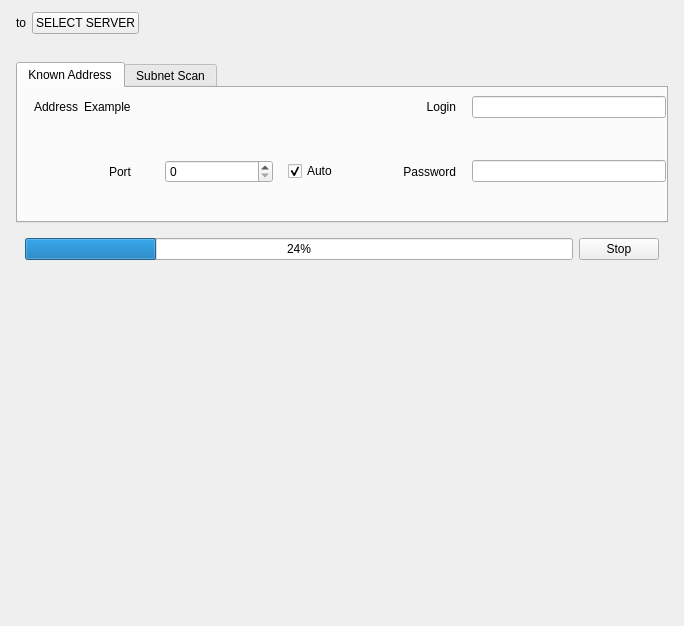
<?xml version="1.0" encoding="UTF-8"?>
<ui version="4.0">
 <class>DeviceAdditionDialog</class>
 <widget class="QDialog" name="DeviceAdditionDialog">
  <property name="geometry">
   <rect>
    <x>0</x>
    <y>0</y>
    <width>684</width>
    <height>626</height>
   </rect>
  </property>
  <property name="sizePolicy">
   <sizepolicy hsizetype="Preferred" vsizetype="Preferred">
    <horstretch>0</horstretch>
    <verstretch>0</verstretch>
   </sizepolicy>
  </property>
  <property name="windowTitle">
   <string>Device Add</string>
  </property>
  <layout class="QVBoxLayout" name="mainLayout">
   <property name="leftMargin">
    <number>0</number>
   </property>
   <property name="topMargin">
    <number>0</number>
   </property>
   <property name="rightMargin">
    <number>0</number>
   </property>
   <property name="bottomMargin">
    <number>0</number>
   </property>
   <item>
    <widget class="nx::client::desktop::Panel" name="serverChoosePanel" native="true">
     <layout class="QHBoxLayout" name="horizontalLayout">
      <property name="leftMargin">
       <number>16</number>
      </property>
      <property name="topMargin">
       <number>12</number>
      </property>
      <property name="rightMargin">
       <number>16</number>
      </property>
      <property name="bottomMargin">
       <number>12</number>
      </property>
      <item>
       <widget class="QLabel" name="toServerLabel">
        <property name="text">
         <string>to</string>
        </property>
       </widget>
      </item>
      <item>
       <widget class="QnChooseServerButton" name="selectServerMenuButton">
        <property name="focusPolicy">
         <enum>Qt::NoFocus</enum>
        </property>
        <property name="text">
         <string>SELECT SERVER</string>
        </property>
       </widget>
      </item>
      <item>
       <spacer name="horizontalSpacer_4">
        <property name="orientation">
         <enum>Qt::Horizontal</enum>
        </property>
        <property name="sizeHint" stdset="0">
         <size>
          <width>40</width>
          <height>20</height>
         </size>
        </property>
       </spacer>
      </item>
     </layout>
    </widget>
   </item>
   <item>
    <widget class="nx::client::desktop::AlertBar" name="serverOfflineAlertBar" native="true"/>
   </item>
   <item>
    <widget class="nx::client::desktop::Panel" name="searchPanel" native="true">
     <layout class="QVBoxLayout" name="verticalLayout_3">
      <property name="leftMargin">
       <number>16</number>
      </property>
      <property name="topMargin">
       <number>4</number>
      </property>
      <property name="rightMargin">
       <number>16</number>
      </property>
      <property name="bottomMargin">
       <number>14</number>
      </property>
      <item>
       <widget class="QTabWidget" name="tabWidget">
        <property name="sizePolicy">
         <sizepolicy hsizetype="MinimumExpanding" vsizetype="Preferred">
          <horstretch>0</horstretch>
          <verstretch>0</verstretch>
         </sizepolicy>
        </property>
        <property name="currentIndex">
         <number>0</number>
        </property>
        <widget class="QWidget" name="knownAddressesPage">
         <property name="sizePolicy">
          <sizepolicy hsizetype="Preferred" vsizetype="Preferred">
           <horstretch>0</horstretch>
           <verstretch>0</verstretch>
          </sizepolicy>
         </property>
         <attribute name="title">
          <string>Known Address</string>
         </attribute>
         <layout class="QGridLayout" name="gridLayout">
          <property name="leftMargin">
           <number>16</number>
          </property>
          <property name="topMargin">
           <number>8</number>
          </property>
          <property name="rightMargin">
           <number>0</number>
          </property>
          <property name="bottomMargin">
           <number>8</number>
          </property>
          <property name="horizontalSpacing">
           <number>16</number>
          </property>
          <item row="0" column="0">
           <widget class="QWidget" name="widget" native="true">
            <layout class="QHBoxLayout" name="horizontalLayout_8">
             <property name="leftMargin">
              <number>0</number>
             </property>
             <property name="topMargin">
              <number>0</number>
             </property>
             <property name="rightMargin">
              <number>0</number>
             </property>
             <property name="bottomMargin">
              <number>0</number>
             </property>
             <item>
              <widget class="QLabel" name="addressLabel">
               <property name="text">
                <string>Address</string>
               </property>
               <property name="alignment">
                <set>Qt::AlignRight|Qt::AlignTrailing|Qt::AlignVCenter</set>
               </property>
              </widget>
             </item>
             <item>
              <widget class="QLabel" name="explanationLabel">
               <property name="text">
                <string>Example</string>
               </property>
              </widget>
             </item>
            </layout>
           </widget>
          </item>
          <item row="2" column="1">
           <widget class="QWidget" name="widget_2" native="true">
            <layout class="QHBoxLayout" name="horizontalLayout_2">
             <item>
              <widget class="QStackedWidget" name="knownAddressPortSpinWidget">
               <property name="currentIndex">
                <number>0</number>
               </property>
               <widget class="QWidget" name="knownAddressSpinBoxPage">
                <layout class="QHBoxLayout" name="horizontalLayout_10">
                 <item>
                  <widget class="QSpinBox" name="knownAddressPortSpinBox">
                   <property name="maximum">
                    <number>65535</number>
                   </property>
                  </widget>
                 </item>
                </layout>
               </widget>
               <widget class="QWidget" name="knownAddressAutoWidgetPage">
                <layout class="QHBoxLayout" name="horizontalLayout_9">
                 <item>
                  <widget class="QLineEdit" name="lineEdit">
                   <property name="text">
                    <string>Auto</string>
                   </property>
                   <property name="readOnly">
                    <bool>true</bool>
                   </property>
                  </widget>
                 </item>
                </layout>
               </widget>
              </widget>
             </item>
             <item>
              <widget class="QCheckBox" name="knownAddressAutoPortCheckBox">
               <property name="text">
                <string>Auto</string>
               </property>
               <property name="checked">
                <bool>true</bool>
               </property>
              </widget>
             </item>
             <item>
              <spacer name="horizontalSpacer_2">
               <property name="orientation">
                <enum>Qt::Horizontal</enum>
               </property>
               <property name="sizeHint" stdset="0">
                <size>
                 <width>40</width>
                 <height>20</height>
                </size>
               </property>
              </spacer>
             </item>
            </layout>
           </widget>
          </item>
          <item row="2" column="2">
           <widget class="QLabel" name="label_5">
            <property name="text">
             <string>Password</string>
            </property>
            <property name="alignment">
             <set>Qt::AlignRight|Qt::AlignTrailing|Qt::AlignVCenter</set>
            </property>
           </widget>
          </item>
          <item row="0" column="2">
           <widget class="QLabel" name="label_4">
            <property name="text">
             <string>Login</string>
            </property>
            <property name="alignment">
             <set>Qt::AlignRight|Qt::AlignTrailing|Qt::AlignVCenter</set>
            </property>
           </widget>
          </item>
          <item row="2" column="0">
           <widget class="QLabel" name="label_3">
            <property name="text">
             <string>Port</string>
            </property>
            <property name="alignment">
             <set>Qt::AlignRight|Qt::AlignTrailing|Qt::AlignVCenter</set>
            </property>
           </widget>
          </item>
          <item row="0" column="1">
           <widget class="nx::client::desktop::InputField" name="addressEdit" native="true"/>
          </item>
          <item row="2" column="3">
           <widget class="QLineEdit" name="knownAddressPasswordEdit"/>
          </item>
          <item row="0" column="3">
           <widget class="QLineEdit" name="knownAddressLoginEdit"/>
          </item>
          <item row="1" column="1">
           <widget class="QnWordWrappedLabel" name="addressHint" native="true">
            <property name="text" stdset="0">
             <string>Hint</string>
            </property>
           </widget>
          </item>
         </layout>
        </widget>
        <widget class="nx::client::desktop::Panel" name="subnetScanPage">
         <attribute name="title">
          <string>Subnet Scan</string>
         </attribute>
         <layout class="QGridLayout" name="gridLayout_2">
          <property name="leftMargin">
           <number>16</number>
          </property>
          <property name="topMargin">
           <number>8</number>
          </property>
          <property name="rightMargin">
           <number>0</number>
          </property>
          <property name="bottomMargin">
           <number>8</number>
          </property>
          <property name="horizontalSpacing">
           <number>16</number>
          </property>
          <item row="0" column="0">
           <widget class="QLabel" name="startAddressLabel">
            <property name="text">
             <string>Start IP</string>
            </property>
            <property name="alignment">
             <set>Qt::AlignRight|Qt::AlignTrailing|Qt::AlignVCenter</set>
            </property>
           </widget>
          </item>
          <item row="0" column="1">
           <widget class="QnIpLineEdit" name="startAddressEdit" native="true"/>
          </item>
          <item row="0" column="2">
           <widget class="QLabel" name="label_8">
            <property name="text">
             <string>Login</string>
            </property>
            <property name="alignment">
             <set>Qt::AlignRight|Qt::AlignTrailing|Qt::AlignVCenter</set>
            </property>
           </widget>
          </item>
          <item row="0" column="3">
           <widget class="QLineEdit" name="subnetScanLoginEdit"/>
          </item>
          <item row="1" column="0">
           <widget class="QLabel" name="label_7">
            <property name="text">
             <string>End IP</string>
            </property>
            <property name="alignment">
             <set>Qt::AlignRight|Qt::AlignTrailing|Qt::AlignVCenter</set>
            </property>
           </widget>
          </item>
          <item row="1" column="1">
           <widget class="QnIpLineEdit" name="endAddressEdit" native="true"/>
          </item>
          <item row="1" column="2">
           <widget class="QLabel" name="label_9">
            <property name="text">
             <string>Password</string>
            </property>
            <property name="alignment">
             <set>Qt::AlignRight|Qt::AlignTrailing|Qt::AlignVCenter</set>
            </property>
           </widget>
          </item>
          <item row="1" column="3">
           <widget class="QLineEdit" name="subnetScanPasswordEdit"/>
          </item>
          <item row="2" column="0">
           <widget class="QLabel" name="label_10">
            <property name="text">
             <string>Port</string>
            </property>
            <property name="alignment">
             <set>Qt::AlignRight|Qt::AlignTrailing|Qt::AlignVCenter</set>
            </property>
           </widget>
          </item>
          <item row="2" column="1">
           <widget class="QWidget" name="widget_3" native="true">
            <layout class="QHBoxLayout" name="horizontalLayout_3">
             <item>
              <widget class="QStackedWidget" name="subnetScanPortSpinWidget">
               <property name="currentIndex">
                <number>0</number>
               </property>
               <widget class="QWidget" name="subnetScanSpinBoxPage">
                <layout class="QHBoxLayout" name="horizontalLayout_11">
                 <item>
                  <widget class="QSpinBox" name="subnetScanPortSpinBox">
                   <property name="maximum">
                    <number>65535</number>
                   </property>
                  </widget>
                 </item>
                </layout>
               </widget>
               <widget class="QWidget" name="subnetScanAutoWidgetPage">
                <layout class="QHBoxLayout" name="horizontalLayout_12">
                 <item>
                  <widget class="QLineEdit" name="lineEdit_2">
                   <property name="text">
                    <string>Auto</string>
                   </property>
                   <property name="readOnly">
                    <bool>true</bool>
                   </property>
                  </widget>
                 </item>
                </layout>
               </widget>
              </widget>
             </item>
             <item>
              <widget class="QCheckBox" name="subnetScanAutoPortCheckBox">
               <property name="text">
                <string>Auto</string>
               </property>
               <property name="checked">
                <bool>true</bool>
               </property>
              </widget>
             </item>
             <item>
              <spacer name="horizontalSpacer_3">
               <property name="orientation">
                <enum>Qt::Horizontal</enum>
               </property>
               <property name="sizeHint" stdset="0">
                <size>
                 <width>87</width>
                 <height>20</height>
                </size>
               </property>
              </spacer>
             </item>
            </layout>
           </widget>
          </item>
         </layout>
        </widget>
       </widget>
      </item>
      <item>
       <widget class="QStackedWidget" name="searchControls">
        <property name="sizePolicy">
         <sizepolicy hsizetype="Preferred" vsizetype="Fixed">
          <horstretch>0</horstretch>
          <verstretch>0</verstretch>
         </sizepolicy>
        </property>
        <property name="currentIndex">
         <number>1</number>
        </property>
        <widget class="QWidget" name="startSearchPage">
         <layout class="QHBoxLayout" name="horizontalLayout_5">
          <property name="leftMargin">
           <number>0</number>
          </property>
          <property name="topMargin">
           <number>0</number>
          </property>
          <property name="rightMargin">
           <number>0</number>
          </property>
          <property name="bottomMargin">
           <number>0</number>
          </property>
          <item>
           <widget class="QPushButton" name="searchButton">
            <property name="focusPolicy">
             <enum>Qt::StrongFocus</enum>
            </property>
            <property name="text">
             <string>Search</string>
            </property>
           </widget>
          </item>
          <item>
           <spacer name="searchSpacer">
            <property name="orientation">
             <enum>Qt::Horizontal</enum>
            </property>
            <property name="sizeHint" stdset="0">
             <size>
              <width>504</width>
              <height>20</height>
             </size>
            </property>
           </spacer>
          </item>
         </layout>
        </widget>
        <widget class="QWidget" name="searchProgressPage">
         <layout class="QHBoxLayout" name="horizontalLayout_6">
          <item>
           <widget class="QProgressBar" name="searchProgressBar">
            <property name="value">
             <number>24</number>
            </property>
           </widget>
          </item>
          <item>
           <widget class="QPushButton" name="stopSearchButton">
            <property name="text">
             <string>Stop</string>
            </property>
           </widget>
          </item>
         </layout>
        </widget>
       </widget>
      </item>
     </layout>
    </widget>
   </item>
   <item>
    <widget class="QStackedWidget" name="searchResultsStackedWidget">
     <property name="sizePolicy">
      <sizepolicy hsizetype="MinimumExpanding" vsizetype="MinimumExpanding">
       <horstretch>0</horstretch>
       <verstretch>0</verstretch>
      </sizepolicy>
     </property>
     <property name="currentIndex">
      <number>1</number>
     </property>
     <widget class="QWidget" name="resultsPage">
      <layout class="QVBoxLayout" name="verticalLayout_2">
       <property name="spacing">
        <number>0</number>
       </property>
       <property name="leftMargin">
        <number>0</number>
       </property>
       <property name="topMargin">
        <number>0</number>
       </property>
       <property name="rightMargin">
        <number>0</number>
       </property>
       <property name="bottomMargin">
        <number>0</number>
       </property>
       <item>
        <widget class="QWidget" name="tableHolder" native="true">
         <layout class="QVBoxLayout" name="verticalLayout_4">
          <property name="spacing">
           <number>0</number>
          </property>
          <property name="leftMargin">
           <number>8</number>
          </property>
          <property name="topMargin">
           <number>8</number>
          </property>
          <property name="rightMargin">
           <number>16</number>
          </property>
          <property name="bottomMargin">
           <number>0</number>
          </property>
          <item>
           <widget class="nx::client::desktop::SimpleSelectionTableView" name="foundDevicesTable">
            <property name="sizePolicy">
             <sizepolicy hsizetype="Preferred" vsizetype="Expanding">
              <horstretch>0</horstretch>
              <verstretch>0</verstretch>
             </sizepolicy>
            </property>
            <property name="horizontalScrollBarPolicy">
             <enum>Qt::ScrollBarAsNeeded</enum>
            </property>
            <property name="selectionBehavior">
             <enum>QAbstractItemView::SelectRows</enum>
            </property>
            <property name="showGrid">
             <bool>false</bool>
            </property>
            <property name="sortingEnabled">
             <bool>true</bool>
            </property>
            <property name="cornerButtonEnabled">
             <bool>false</bool>
            </property>
            <attribute name="horizontalHeaderMinimumSectionSize">
             <number>110</number>
            </attribute>
            <attribute name="verticalHeaderVisible">
             <bool>false</bool>
            </attribute>
            <attribute name="verticalHeaderHighlightSections">
             <bool>false</bool>
            </attribute>
            <attribute name="verticalHeaderMinimumSectionSize">
             <number>24</number>
            </attribute>
           </widget>
          </item>
         </layout>
        </widget>
       </item>
       <item>
        <widget class="Line" name="line">
         <property name="orientation">
          <enum>Qt::Horizontal</enum>
         </property>
        </widget>
       </item>
       <item>
        <widget class="QWidget" name="addDevicesPanel" native="true">
         <layout class="QHBoxLayout" name="horizontalLayout_4">
          <property name="leftMargin">
           <number>16</number>
          </property>
          <property name="topMargin">
           <number>16</number>
          </property>
          <property name="rightMargin">
           <number>16</number>
          </property>
          <property name="bottomMargin">
           <number>16</number>
          </property>
          <item>
           <widget class="QPushButton" name="addDevicesButton">
            <property name="text">
             <string>Add all Devices</string>
            </property>
           </widget>
          </item>
          <item>
           <spacer name="horizontalSpacer">
            <property name="orientation">
             <enum>Qt::Horizontal</enum>
            </property>
            <property name="sizeHint" stdset="0">
             <size>
              <width>40</width>
              <height>20</height>
             </size>
            </property>
           </spacer>
          </item>
         </layout>
        </widget>
       </item>
      </layout>
     </widget>
     <widget class="QWidget" name="placeholderPage">
      <layout class="QHBoxLayout" name="horizontalLayout_7">
       <property name="leftMargin">
        <number>16</number>
       </property>
       <property name="topMargin">
        <number>16</number>
       </property>
       <property name="rightMargin">
        <number>16</number>
       </property>
       <property name="bottomMargin">
        <number>16</number>
       </property>
       <item>
        <widget class="QLabel" name="placeholderLabel">
         <property name="text">
          <string/>
         </property>
         <property name="alignment">
          <set>Qt::AlignCenter</set>
         </property>
        </widget>
       </item>
      </layout>
     </widget>
    </widget>
   </item>
  </layout>
 </widget>
 <customwidgets>
  <customwidget>
   <class>nx::client::desktop::Panel</class>
   <extends>QWidget</extends>
   <header location="global">nx/client/desktop/common/widgets/panel.h</header>
   <container>1</container>
  </customwidget>
  <customwidget>
   <class>nx::client::desktop::SimpleSelectionTableView</class>
   <extends>QTableView</extends>
   <header location="global">nx/client/desktop/common/widgets/simple_selection_table_view.h</header>
  </customwidget>
  <customwidget>
   <class>QnChooseServerButton</class>
   <extends>QPushButton</extends>
   <header location="global">nx/client/desktop/manual_device_addition/dialog/private/choose_server_button.h</header>
   <container>1</container>
  </customwidget>
  <customwidget>
   <class>nx::client::desktop::AlertBar</class>
   <extends>QWidget</extends>
   <header location="global">nx/client/desktop/common/widgets/message_bar.h</header>
   <container>1</container>
  </customwidget>
  <customwidget>
   <class>nx::client::desktop::InputField</class>
   <extends>QWidget</extends>
   <header location="global">nx/client/desktop/common/widgets/input_field.h</header>
   <container>1</container>
  </customwidget>
  <customwidget>
   <class>QnWordWrappedLabel</class>
   <extends>QWidget</extends>
   <header location="global">ui/widgets/word_wrapped_label.h</header>
   <container>1</container>
  </customwidget>
  <customwidget>
   <class>QnIpLineEdit</class>
   <extends>QWidget</extends>
   <header location="global">ui/widgets/common/ip_line_edit.h</header>
   <container>1</container>
  </customwidget>
 </customwidgets>
 <tabstops>
  <tabstop>addressEdit</tabstop>
  <tabstop>knownAddressPortSpinBox</tabstop>
  <tabstop>knownAddressAutoPortCheckBox</tabstop>
  <tabstop>knownAddressLoginEdit</tabstop>
  <tabstop>knownAddressPasswordEdit</tabstop>
  <tabstop>searchButton</tabstop>
  <tabstop>stopSearchButton</tabstop>
  <tabstop>addDevicesButton</tabstop>
  <tabstop>tabWidget</tabstop>
  <tabstop>startAddressEdit</tabstop>
  <tabstop>endAddressEdit</tabstop>
  <tabstop>subnetScanPortSpinBox</tabstop>
  <tabstop>subnetScanAutoPortCheckBox</tabstop>
  <tabstop>subnetScanLoginEdit</tabstop>
  <tabstop>subnetScanPasswordEdit</tabstop>
  <tabstop>lineEdit_2</tabstop>
  <tabstop>lineEdit</tabstop>
 </tabstops>
 <resources/>
 <connections/>
 <slots>
  <slot>buttonClicked(QAbstractButton*)</slot>
  <slot>addClicked()</slot>
  <slot>removeClicked()</slot>
 </slots>
</ui>
